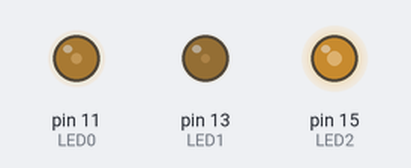
This program was run on a simulated Raspberry Pi (header pin numbers). On the bench: output pins drawn as LEDs (lit = HIGH). Random numbers come from a fixed seed.

Above: at 0.1 s.
At 5.1 s:
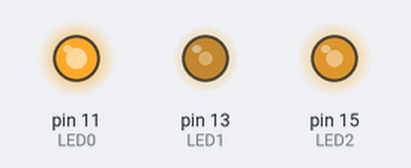
At 10.1 s:
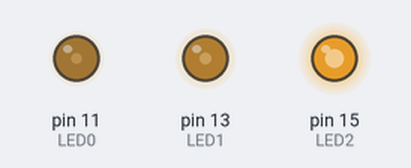
At 20.1 s:
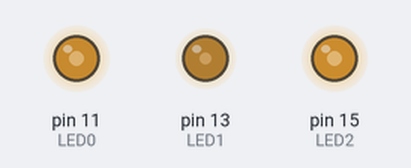
At 30.1 s:
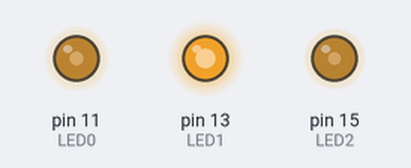
At 39.75 s:
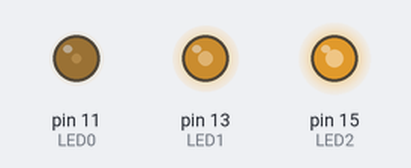
Timing chart, 0 to 40.0 s (numbered marks = the images above):
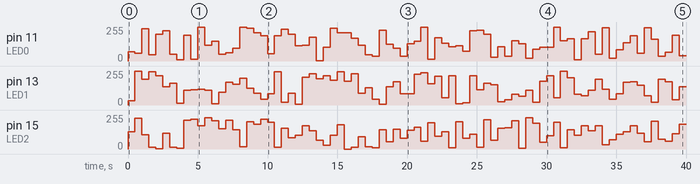

Measured:
- by itself, pin 11 (LED0): 0/255 → 68/255 at 0.00 s, → 60/255 0.50 s later, → 241/255 0.50 s later, → 48/255 0.50 s later, … (80 changes in this stretch)
- by itself, pin 13 (LED1): 0/255 → 32/255 at 0.00 s, → 253/255 0.50 s later, → 194/255 0.50 s later, → 249/255 0.50 s later, … (80 changes in this stretch)

The program:

HelloRGB_PWM.py
```python
# https://wp.huangshiyang.com/pwm%E4%BD%BF%E7%94%A8-rpi-gpio-%E6%A8%A1%E5%9D%97%E7%9A%84%E8%84%89%E5%AE%BD%E8%B0%83%E5%88%B6
import time
import RPi.GPIO as GPIO
import random


def setColor(r, g, b, ts):
    red_pwm.ChangeDutyCycle(r * 100 / 255)
    blue_pwm.ChangeDutyCycle(g * 100 / 255)
    green_pwm.ChangeDutyCycle(b * 100 / 255)
    time.sleep(ts)

# 設定 GPIO 腳位模式
GPIO.setmode(GPIO.BOARD)

# 關閉警告
GPIO.setwarnings(False)

# 設定 LED pin變數
LED0 = 11
LED1 = 13
LED2 = 15
PWM_FREQ = 200

# 設定為輸出
GPIO.setup(LED0, GPIO.OUT)
GPIO.setup(LED1, GPIO.OUT)
GPIO.setup(LED2, GPIO.OUT)

red_pwm = GPIO.PWM(LED0, PWM_FREQ)
red_pwm.start(0)
blue_pwm = GPIO.PWM(LED1, PWM_FREQ)
blue_pwm.start(0)
green_pwm = GPIO.PWM(LED2, PWM_FREQ)
green_pwm.start(0)

while True:
    r = random.randint(0, 255)
    g = random.randint(0, 255)
    b = random.randint(0, 255)
    setColor(r, g, b, 0.5)

red_pwm.stop()
blue_pwm.stop()
green_pwm.stop()
GPIO.cleanup()
print("End")
```
